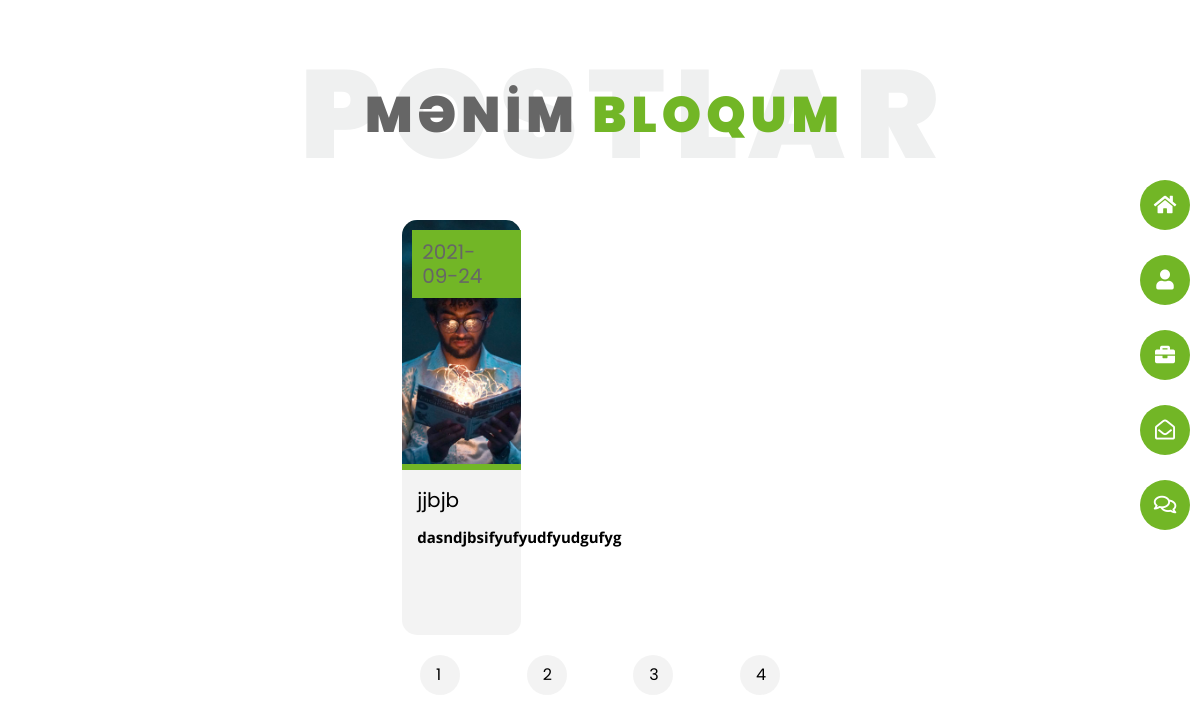
Page /blog on the committed database.
### models.py (models this page shows)
class Blog(db.Model):
     id = db.Column(db.Integer, primary_key=True)
     blog_picture= db.Column(db.String(80))
     blog_title= db.Column(db.String(80))
     blog_about= db.Column(db.String(80))
     blog_date=db.Column(db.String(80))
     blog_link=db.Column(db.String(80))

### app/routes.py (the view)
@app.route('/blog')
def app_blog():
    from models import Blog
    blogs=Blog.query.all()
    return render_template("blog.html",blogs=blogs)

### templates/blog.html (shortened to what this page needs)
<!DOCTYPE html>
<html lang="en">
<head>
    <link rel="stylesheet" href="/static/app/css/responsive.css">
    <link rel="stylesheet" href="/static/app/css/reset.css">
    <link rel="stylesheet" href="/static/app/css/blog.css">
    <link rel="stylesheet" href="https://cdnjs.cloudflare.com/ajax/libs/font-awesome/5.15.3/css/all.min.css"
 />
</head>
<body>
    <section id="blog_md">
        <div class="blog_container-md">
            <section id="header">
                <div class="row">
                    <div class="col-xl-12">
                        <div class="header_md_blog">
                            <span class="ps_md">POSTLAR</span>
                            <h1>MƏNİM <span class="bg_md">BLOQUM</span></h1>
                        </div>
                    </div>
                </div>
            </section>
        </div>
        <section id="main">
            <div class="main_blog">
                <div class="row">
                    {% for blog in blogs %}
                    <div class="col-12 col-md-6 col-xl-4  ">
                        <div class="items_blog">
                            <div class="date-year">
                                <h1>{{blog.blog_date}}</h1>
                            </div>
                            <a href="{{blog.blog_link}}">
                                <img src="static/uploads/{{blog.blog_picture}}" alt=""> </a>
                            <h1>{{blog.blog_title}}</h1>
                            <p>{{blog.blog_about}}</p>
                        </div>
                    </div>
                    {% endfor %}
                </div>
                <div class="md-icons">
                    <a href="/"><i class="fas fa-home"></i></a>
                    <a href="/about"><i class="fas fa-user"></i></a>
                    <a href="/works"><i class="fas fa-briefcase"></i></a>
                    <a href="/contact"> <i class="far fa-envelope-open"></i></a>
                    <a href="/blog"> <i class="far fa-comments"></i></a>
                </div>
            </div>
        </section>
        <div class="footer_number_md">
            <div class="num_md">1</div>
            <div class="num_md">2</div>
            <div class="num_md">3</div>
            <div class="num_md">4</div>
        </div>
    </section>
</body>
</html>

### static/app/css/responsive.css (style rules this page uses)
html { box-sizing: border-box; -ms-overflow-style: scrollbar; }
*, *::before, *::after { box-sizing: inherit; }
.row { display: -webkit-box; display: -ms-flexbox; display: flex; -ms-flex-wrap: wrap; flex-wrap: wrap; }
.col-1, .col-2, .col-3, .col-4, .col-5, .col-6, .col-7, .col-8, .col-9, .col-10, .col-11, .col-12, .col, .col-auto, .col-sm-1, .col-sm-2, .col-sm-3, .col-sm-4, .col-sm-5, .col-sm-6, .col-sm-7, .col-sm-8, .col-sm-9, .col-sm-10, .col-sm-11, .col-sm-12, .col-sm, .col-sm-auto, .col-md-1, .col-md-2, .col-md-3, .col-md-4, .col-md-5, .col-md-6, .col-md-7, .col-md-8, .col-md-9, .col-md-10, .col-md-11, .col-md-12, .col-md, .col-md-auto, .col-lg-1, .col-lg-2, .col-lg-3, .col-lg-4, .col-lg-5, .col-lg-6, .col-lg-7, .col-lg-8, .col-lg-9, .col-lg-10, .col-lg-11, .col-lg-12, .col-lg, .col-lg-auto, .col-xl-1, .col-xl-2, .col-xl-3, .col-xl-4, .col-xl-5, .col-xl-6, .col-xl-7, .col-xl-8, .col-xl-9, .col-xl-10, .col-xl-11, .col-xl-12, .col-xl, .col-xl-auto { position: relative; width: 100%; min-height: 1px; }
.col-12 { -webkit-box-flex: 0; -ms-flex: 0 0 100%; flex: 0 0 100%; max-width: 100%; }
@media (min-width: 768px) { .col-md-6 { -webkit-box-flex: 0; -ms-flex: 0 0 50%; flex: 0 0 50%; max-width: 50%; } }
@media (min-width: 1200px) { .col-xl-4 { -webkit-box-flex: 0; -ms-flex: 0 0 33.333333%; flex: 0 0 33.333333%; max-width: 33.333333%; } }
@media (min-width: 1200px) { .col-xl-12 { -webkit-box-flex: 0; -ms-flex: 0 0 100%; flex: 0 0 100%; max-width: 100%; } }

### static/app/css/blog.css (style rules this page uses)
#blog_md { width: 100%; }
.blog_container-md { margin: 40px auto; position: relative; height: 130px; width: 600px; }
#header { width: 100%; }
.ps_md { font-size: 125px; font-family: 'Poppins', sans-serif; position: absolute; color: rgba(30, 37, 48, 0.07); top: 12px; left: 0px; font-weight: 900; letter-spacing: 10px; }
.bg_md { color: rgb(114, 182, 38); }
.blog_container-md h1 { font-family: 'Poppins', sans-serif; font-size: 50px; position: absolute; top: 50px; left: 65px; font-weight: 900; color: rgb(102, 102, 102); letter-spacing: 5px; }
#main { width: 100%; }
.main_blog { width: 85%; margin: 0px auto; }
.items_blog { height: 415px; margin: 10px; cursor: pointer; border-radius: 15px; background-color: rgba(242, 242, 242, 0.897); }
.items_blog img { object-fit: cover; width: 100%; height: 250px; border-radius: 15px 15px 0px 0px; border-bottom: 6px solid rgb(114, 182, 38); }
.items_blog h1 { font-size: 20px; font-family: 'Poppins', sans-serif; padding: 15px 15px; line-height: 1.2em; }
.items_blog p { padding: 0px 15px; font-size: 15px; font-family: 'Open Sans', sans-serif; font-weight: 700; line-height: 1.4em; }
.footer_number_md { display: flex; width: 18%; margin: 10px auto; justify-content: space-between; font-family: 'Poppins', sans-serif; }
.num_md { height: 40px; width: 40px; border-radius: 50%; background-color: rgba(242, 242, 242, 0.897); padding: 12px 16px; cursor: pointer; }
.md-icons { display: flex; flex-wrap: wrap; justify-content: flex-end; align-content: space-between; height: 350px; width: 50px; top: 180px; position: fixed; right: 10px; }
.md-icons a { display: flex; flex-wrap: wrap; text-decoration: none; align-items: center; background-color: rgb(114, 182, 38); border-radius: 50%; height: 50px; width: 60px; justify-content: center; }
.md-icons i { color: white; font-size: 20px; border-radius: 1px; }
.date-year { background-color: rgb(114, 182, 38); position: absolute; margin: 10px; }
.date-year h1 { font-family: 'Poppins', sans-serif; padding: 10px; color: rgb(102, 102, 102); }
@media (min-width: 768px) and (max-width:1200px) { .items_blog { width: unset; } }
@media (min-width: 768px) and (max-width:1200px) { .main_blog { display: flex; justify-content: center; } }
@media (min-width: 768px) and (max-width:1200px) { .footer_number_md { width: 30%; } }

### rows in the picture
Blog: blog_date "2021-09-24", blog_picture (picture), blog_title "jjbjb", blog_about "dasndjbsifyufyudfyudgufyg"
